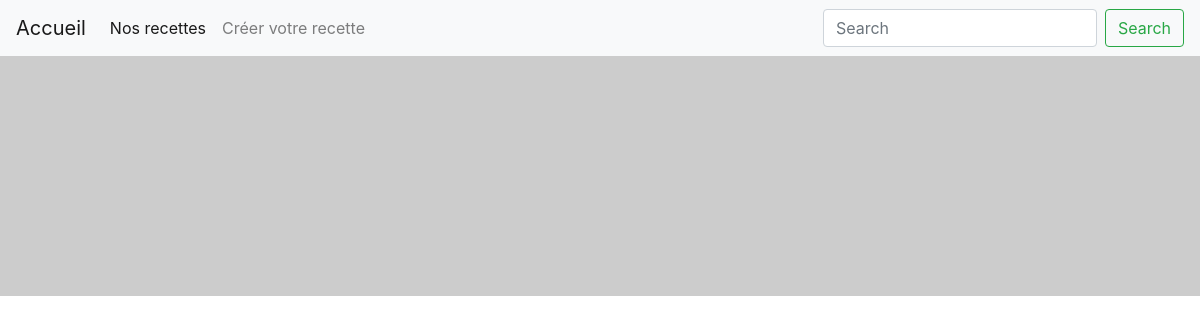
Before: / with the older database file.
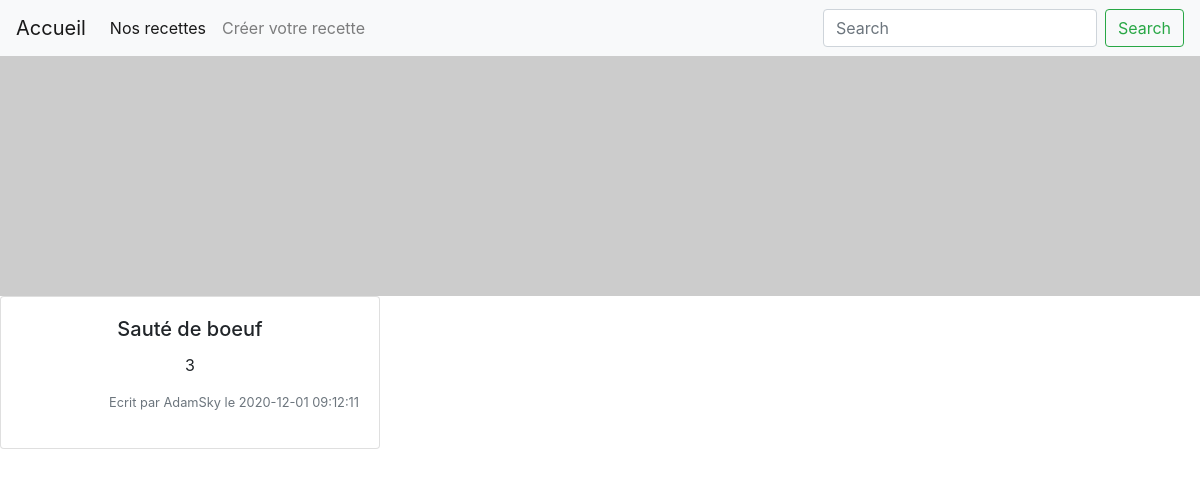
After: the same page with the newer database file.
### tables this page shows
CREATE TABLE recettes
(
    id              Int Auto_increment NOT NULL,
    titre           Varchar(50)        NOT NULL,
    difficulte      Int                NOT NULL,
    budget          Int                NOT NULL,
    temps           Varchar(50)        NOT NULL,
    date            Datetime           NOT NULL,
    image           Varchar(50)        NOT NULL,
    id_utilisateurs Int                NOT NULL,
    CONSTRAINT recettes_PK PRIMARY KEY (id),
    CONSTRAINT recettes_utilisateur_FK FOREIGN KEY (id_utilisateurs) REFERENCES utilisateurs (id)
);

CREATE TABLE utilisateurs
(
    id                 Int Auto_increment NOT NULL,
    pseudo             Varchar(50)        NOT NULL,
    mail               Varchar(50)        NOT NULL,
    mdp                Varchar(50)        NOT NULL,
    date_inscription   Datetime           NOT NULL,
    derniere_connexion Datetime           NOT NULL,
    id_roles           Int                NOT NULL,
    CONSTRAINT utilisateur_PK PRIMARY KEY (id),
    CONSTRAINT utilisateur_roles_FK FOREIGN KEY (id_roles) REFERENCES roles (id)
);

### template/bdd.php (called while the page is built, shortened)
<?php
class BDD
{
    private $db;
    public function __construct()
    {
        $this->db = new PDO('mysql:host=localhost;dbname=lesrecettesdudeveloppeur;charset=utf8', 'root', '');
        $this->db->setAttribute(PDO::ATTR_ERRMODE, PDO::ERRMODE_EXCEPTION);
    }
    public function selectTouteDonne(string $sql, string $limit, string $orderby, array $params = [])
    {
        $sql .= ' ' . $orderby . ' ' . $limit;
        $requete = $this->db->prepare($sql);
        $requete->execute($params);
        return $requete->fetchAll(PDO::FETCH_ASSOC);
    }
}

### template/model.php (called while the page is built, shortened)
<?php
require_once 'bdd.php';
class model
{
    public function __construct()
    {
        $this->db = new \BDD;
    }
}

### liste_recettes/liste_recettes_sc.php (called while the page is built)
<?php
require_once (__DIR__ . '/../template/model.php');
class liste_recettes_sc extends model
{
    public function listeRecettes($limit)
    {
        return $this->db->selectTouteDonne('SELECT * FROM recettes AS r INNER JOIN utilisateurs AS u ON r.id_utilisateurs = u.id ', $limit, 'ORDER BY r.id DESC');
    }
}

### index.php (the view, shortened to what this page needs)
<?php require_once 'template/view/nav.php';
require_once 'liste_recettes/liste_recettes_sc.php';
$recettes = new liste_recettes_sc;
$recettes = $recettes->listeRecettes('LIMIT 3');
?>
<body>
    <div id="carouselExampleSlidesOnly" class="carousel slide" data-ride="carousel">
        <div class="carousel-inner">
            <div class="carousel-item active">
                <img class="d-block w-100" src="https://picsum.photos/1000/200?random=1" alt="First slide">
            </div>
        </div>
    </div>
    <div class="row">
        <?php foreach ($recettes as $recette) {
        ?>
            <div class="col-md-4 pb-3">
                <div class="card">
                    <div class="card-body text-center">
                        <h5 class="card-title"><?= $recette['titre'] ?></h5>
                        <p class="card-text"><?= $recette['difficulte'] ?></p>
                        <p class="text-right small text-secondary"> Ecrit par
                            <?= $recette['pseudo'] ?> le
                            <?= $recette['date'] ?>
                        </p>
                    </div>
                </div>
            </div>
        <?php  } ?>
    </div>
    <?php require_once 'template/view/footer.php'; ?>

### template/view/nav.php (shortened to what this page needs)
<!DOCTYPE html>
<html lang="fr">
<head>
    <link rel="stylesheet" href="../../asset/lib/bootstrap/bootstrap.min.css">
</head>
<body>
    <nav class="navbar navbar-expand-lg navbar-light bg-light">
        <a class="navbar-brand" href="/">Accueil</a>
        <div class="collapse navbar-collapse" id="navbarSupportedContent">
            <ul class="navbar-nav mr-auto">
                <li class="nav-item active">
                    <a class="nav-link" href="/liste_recettes/liste_recettes_pg.php">Nos recettes <span class="sr-only">(current)</span></a>
                </li>
                <li class="nav-item">
                    <a class="nav-link" href="/creation_recette/creation_recette_pg.phpç">Créer votre recette</a>
                </li>
            </ul>
            <form class="form-inline my-2 my-lg-0">
                <input class="form-control mr-sm-2" type="search" placeholder="Search" aria-label="Search">
                <button class="btn btn-outline-success my-2 my-sm-0" type="submit">Search</button>
            </form>
        </div>
    </nav>

### template/view/footer.php (shortened to what this page needs)
</body>
</html>

Changed rows visible on the page:
added recettes: titre "Sauté de boeuf", difficulte "3", id_utilisateurs.pseudo "AdamSky", date "2020-12-01 09:12:11"
